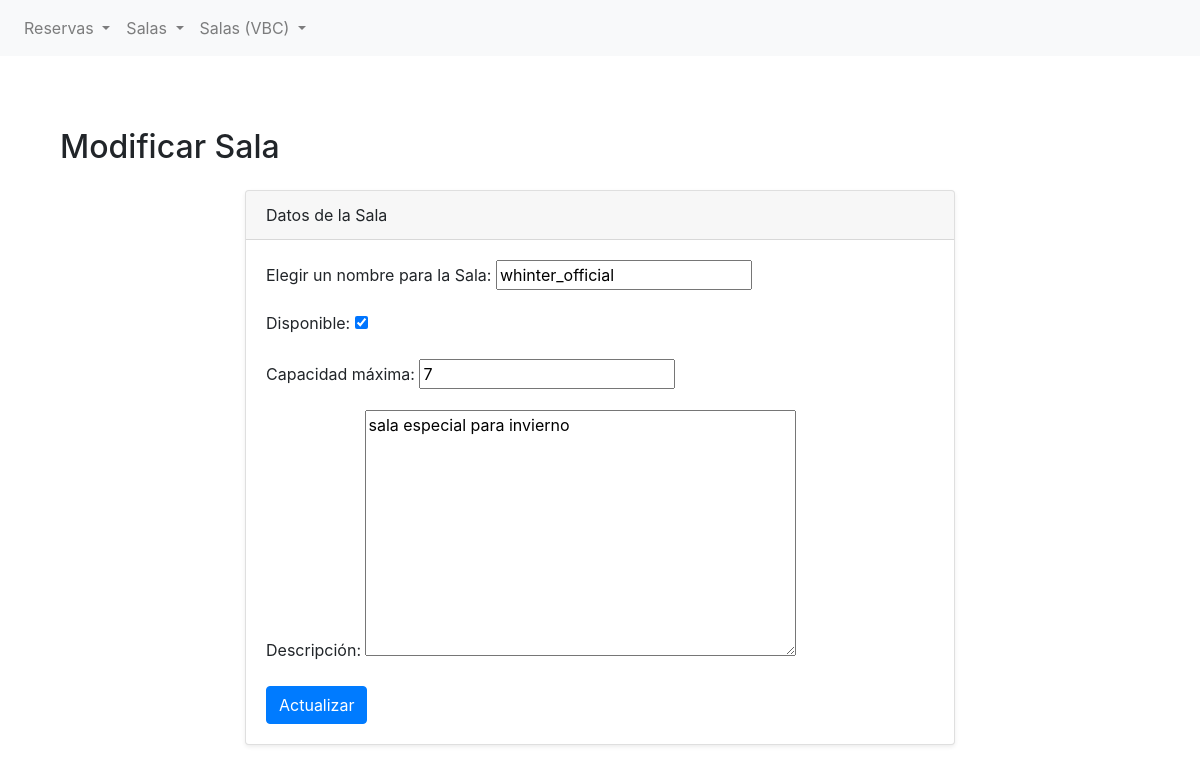
The app's page /sala/update/1 with its own data.
### bookings/models.py (models this page shows, shortened)
class Sala(models.Model):
    nombre = models.CharField(max_length=100)
    disponible = models.BooleanField(default=True)
    capacidad = models.IntegerField()
    descripcion = models.TextField(blank=True, null=True)

### bookings/views.py (the view, shortened to what this page needs)
# urls.py: path("sala/update/<sala_id>", sala_update_view, name="sala-update"),
def sala_update_view(request, sala_id):
    sala_a_editar = Sala.objects.filter(id=sala_id).first()
    if request.method == "GET":
        valores_iniciales = {
            "nombre": sala_a_editar.nombre,
            "disponible": sala_a_editar.disponible,
            "capacidad": sala_a_editar.capacidad,
            "descripcion": sala_a_editar.descripcion,
        }
        formulario = SalaCreateForm(initial=valores_iniciales)
        contexto = {"ENRIQUE": formulario, "OBJETO": sala_a_editar}
        return render(request, "bookings/salas/form_update.html", contexto)

### bookings/forms.py
class SalaCreateForm(forms.ModelForm):
    class Meta:
        model = Sala
        fields = ["nombre", "disponible", "capacidad", "descripcion"]
        labels = {
            "nombre": "Elegir un nombre para la Sala",
            "disponible": "Disponible",
            "capacidad": "Capacidad máxima",
            "descripcion": "Descripción",
        }

### bookings/templates/bookings/salas/form_update.html (shortened to what this page needs)
{% extends 'bookings/base.html' %}
{% block content %}
<section class="py-5">
    <div class="container">
        <h2 class="mb-4">Modificar Sala</h2>
        <div class="row">
            <div class="col-lg-8 mx-auto">
                <div class="card shadow-sm">
                    <div class="card-header">
                        Datos de la Sala
                    </div>
                    <div class="card-body">
                        <form method="POST" action="{% url 'sala-update' OBJETO.id %}">
                            {{ ENRIQUE.as_p }}
                            <button type="buscar" class="btn btn-primary">Actualizar</button>
                        </form>
                    </div>
                </div>
            </div>
        </div>
    </div>
</section>
{% endblock %}

### records on screen
Sala: nombre "whinter_official", disponible "☑", capacidad "7", descripcion "sala especial para invierno"
